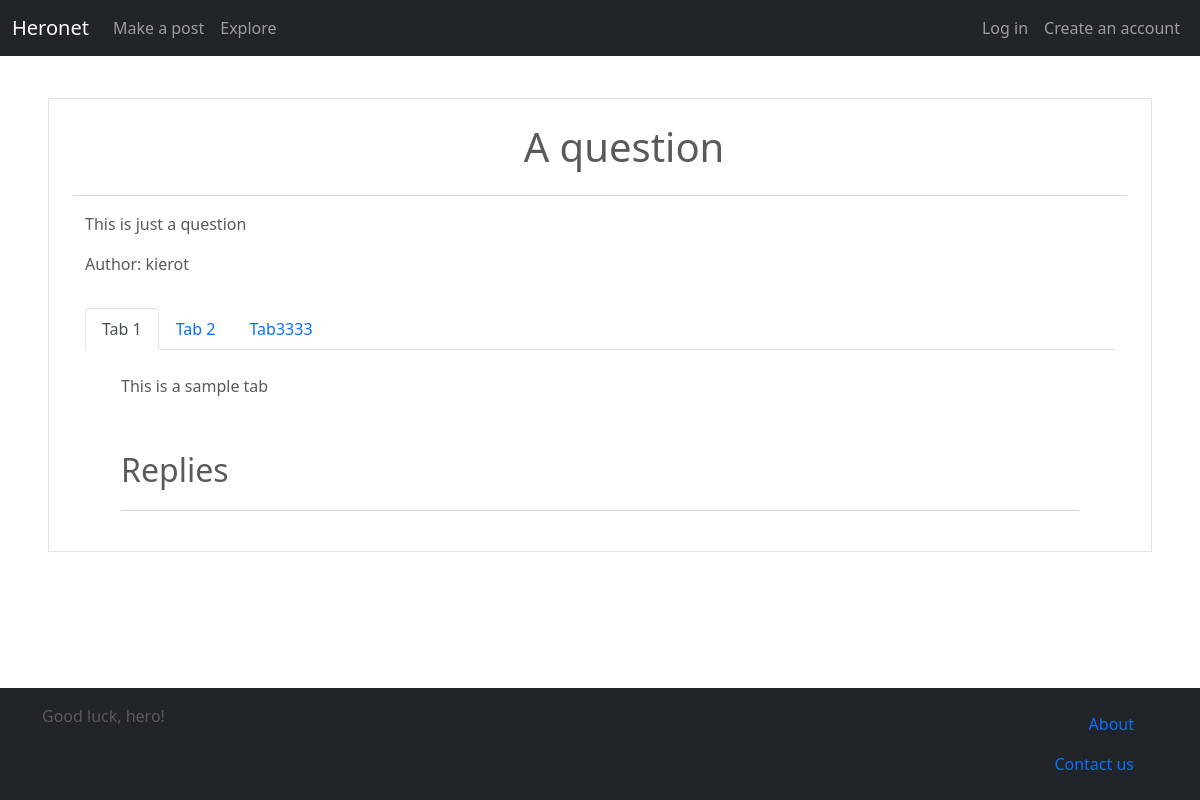
The page /post/1/ on the database as committed earlier.
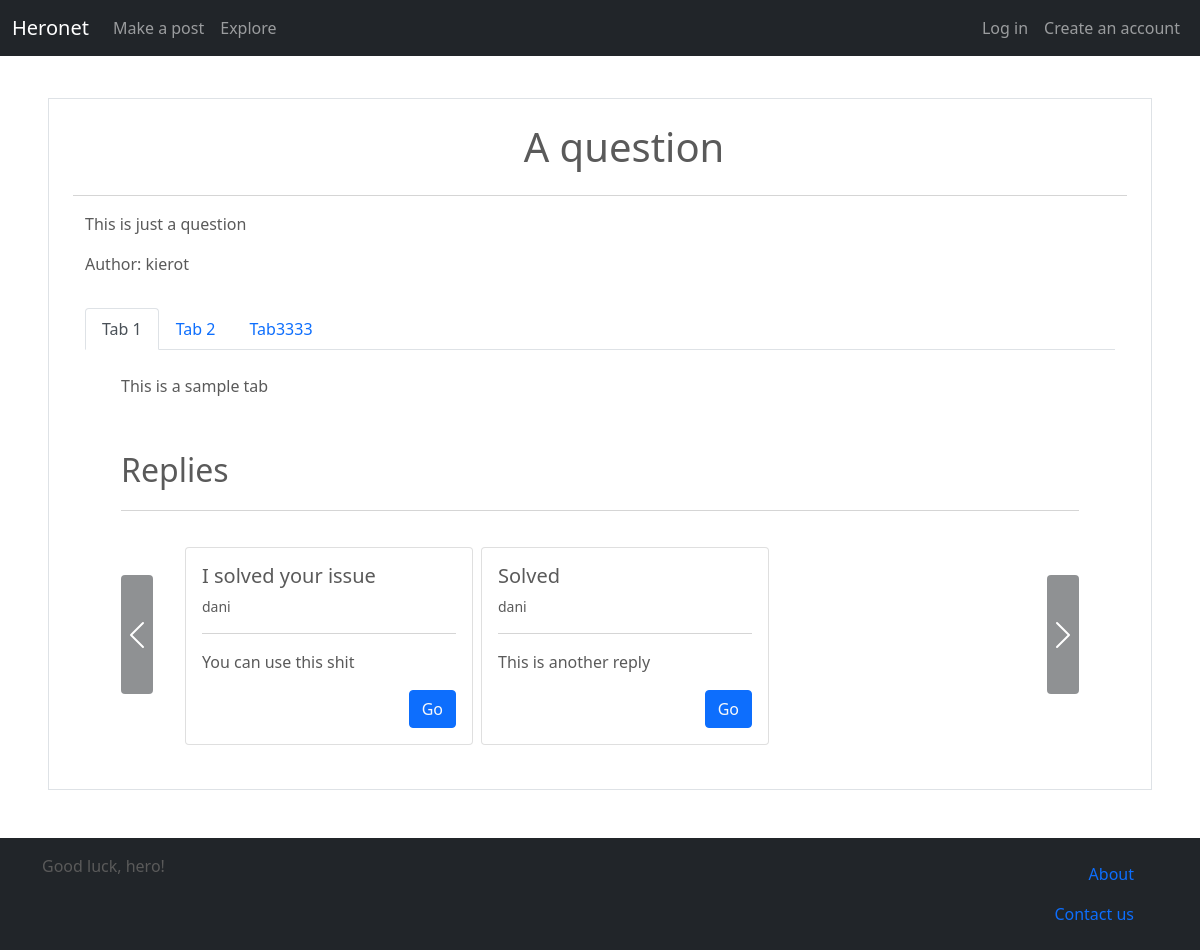
The same page on the database as committed later.
### main/models.py (models this page shows, shortened)
class Tab(models.Model):
    title = models.CharField(max_length=120)
    text = models.CharField(max_length=2000)
    post = models.ForeignKey(Post, on_delete=models.CASCADE)

class Post(models.Model):
    title = models.CharField(max_length=120)
    text = models.CharField(max_length=2000)
    author = models.ForeignKey(User, on_delete=models.PROTECT)
    reply_post = models.IntegerField(null=True, blank=True)
    reply_tab = models.IntegerField(null=True, blank=True)

### main/views.py (the view)
# urls.py: path('post/<int:id>/', post, name="post"),
def post(request, id):
    main_post = Post.objects.all().get(id=id)
    posts = Post.objects.all()
    replies_raw = Post.objects.all().filter(reply_post=main_post.id)
    tabs = Tab.objects.all().filter(post=main_post)
    content = {
        'main_post':main_post,
        'posts':posts,
        'tabs':tabs,
        'replies_raw':replies_raw
    }
    return render(request, 'post.html', content)

### main/templatetags/hero_comments.py (called while the page is built)
@register.filter
def org_replies(replies, tab_id):
    i = 0
    views = []
    for reply in replies:
        if reply.reply_tab == tab_id:
            if i % 3 == 0:
                views.append([reply])
            else:
                views[len(views)-1].append(reply)
            i += 1
    return views

@register.filter
def get_replies(replies, post_id):
    i = 0
    views = []
    for reply in replies:
        if reply.reply_post == post_id:
            if i % 3 == 0:
                views.append([reply])
            else:
                views[len(views)-1].append(reply)
            i += 1
    return views

### main/templates/post.html
{% extends 'base.html' %}
{% block content %}
<div class='container'>
    <div class='row border px-4'>
        <h1 class='text-center m-4'>{{main_post.title}}</h1>
        <hr>
        <p>{{main_post.text}}</p>
        <p>Author: {{main_post.author}}</p>
        <nav class='mt-3'>
            <div class="nav nav-tabs" id="nav-tab" role="tablist">
                {% for tab in tabs %}
                    {% if forloop.first %}
                        <button class="nav-link active" id="nav-{{tab.title|cut:' ' }}-tab" data-bs-toggle="tab" data-bs-target="#nav-{{tab.title|cut:' ' }}" type="button" role="tab" aria-controls="nav-{{tab.title|cut:' ' }}" aria-selected="true">{{tab.title}}</button>
                    {% else %}
                        <button class="nav-link" id="nav-{{tab.title|cut:' '}}-tab" data-bs-toggle="tab" data-bs-target="#nav-{{tab.title|cut:' ' }}" type="button" role="tab" aria-controls="nav-{{tab.title|cut:' ' }}" aria-selected="false">{{tab.title}}</button>
                    {% endif %}
                {% endfor %}
            </div>
        </nav>
        <div class="tab-content py-4 px-5" id="nav-tabContent">
            {% for tab in tabs %}
                {% if forloop.first %}
                    <div class="tab-pane fade show active" id="nav-{{tab.title|cut:' ' }}" role="tabpanel" aria-labelledby="nav-{{tab.title|cut:' '}}-tab">
                        {% include 'builder/tabs_content.html' %}
                    </div>
                {% else %}
                    <div class="tab-pane fade" id="nav-{{tab.title|cut:' ' }}" role="tabpanel" aria-labelledby="nav-{{tab.title|cut:' ' }}-tab">
                        {% include 'builder/tabs_content.html' %}
                    </div>
                {% endif %}
            {% endfor %}
        </div>
    </div>
</div>
{% endblock %}

### main/templates/builder/tabs_content.html
{{tab.text}}
<div class='mb-3 mt-5 fs-2'>Replies</div>
<hr>
{% include 'builder/horiz.html' %}

### main/templates/builder/horiz.html (shortened to what this page needs)
{% load hero_comments %}
<div id="carouselExampleControls-{{tab.title|cut:' ' }}" class="carousel slide" data-bs-interval=false>
    <div class="carousel-inner mx-5">
        {% for view in replies_raw|org_replies:tab.id %}
            {% if forloop.first %}
                <div class="carousel-item active">
                    {% include 'builder/item.html' %}
                </div>
            {% else %}
                <div class="carousel-item">
                    {% include 'builder/item.html' %}
                </div>
            {% endif %}
        {% endfor %}
    </div>
    <button class="carousel-control-prev bg-dark rounded reply-button mt-5" type="button" data-bs-target="#carouselExampleControls-{{tab.title|cut:' ' }}" data-bs-slide="prev">
    <span class="carousel-control-prev-icon" aria-hidden="true"></span>
    </button>
    <button class="carousel-control-next bg-dark rounded reply-button mt-5"  type="button" data-bs-target="#carouselExampleControls-{{tab.title|cut:' ' }}" data-bs-slide="next">
    <span class="carousel-control-next-icon" aria-hidden="true"></span>
    </button>
</div>

### main/templates/builder/item.html
<div class='row mt-3 px-4'>
    <ul class="nav nav-pills mb-3" id="pills-tab" role="tablist">
        {% for reply in view %}
            <li class="nav-item" role="presentation">
                <div id="pills-{{reply.title|cut:' '}}-tab" data-bs-toggle="pill" data-bs-target="#pills-{{reply.title|cut:' '}}" type="button" role="tab" aria-controls="pills-{{reply.title|cut:' '}}" aria-selected="true">
                    {% include 'builder/post_prev.html' with post=reply selected='focused' %}
                </div>
            </li>
        {% endfor %}
    </ul>
</div>

### main/templates/builder/post_prev.html (shortened to what this page needs)
<div class="card m-1 post-preview" style="width: 18rem;" onclick="{% if selected == 'focused' %}focused(this){% endif %}">
    <div class="card-body">
        <div class='row'>
            <h5 class="card-title">{{post.title}}</h5>
            <small>{{post.author}}</small>
        </div>
        <hr>
        <p class="card-text">{{post.text}}</p>
        <div class='d-flex justify-content-end'>
            <a href="{% url 'post' id=post.id %}" class='btn btn-primary text-light'>Go</a>
        </div>
    </div>
</div>

Rows that differ between the two databases and show on the page:
now on this page (row edited): Post: title "I solved your issue", author "dani", text "You can use this shit"
now on this page (row edited): Post: title "Solved", author "dani", text "This is another reply"
